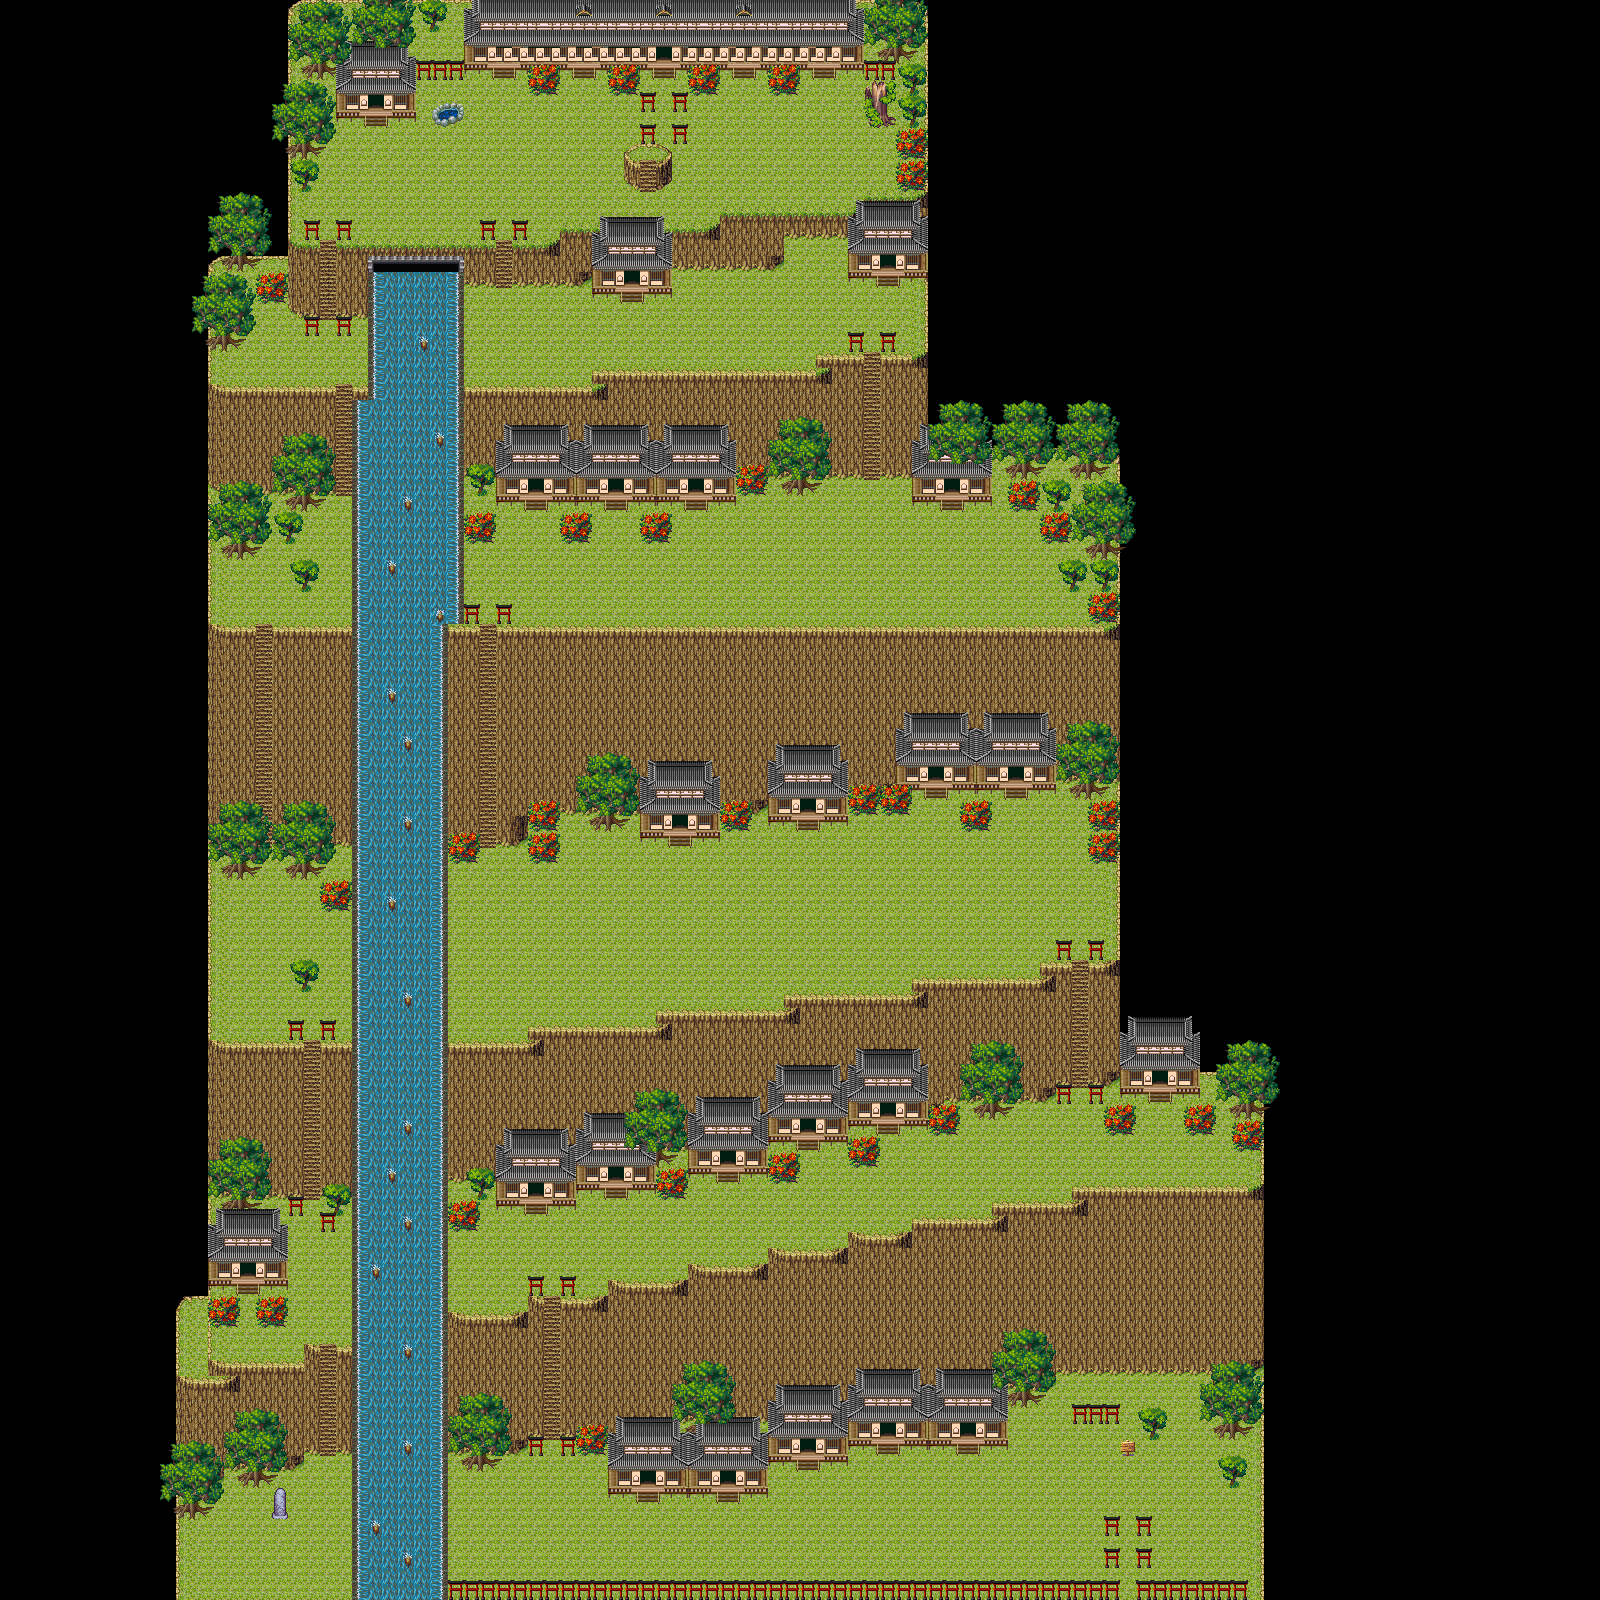

Tiled map render using the project's own tile images. Description and the map definition, with tile-layer contents summarised, below:
An orthogonal 100x100 tile map with 16x16 px tiles, 4 tile layers (firstdraw_tile, firstdraw_objectall, seconddraw_house, seconddraw_tree), 1 hidden layer not drawn, 4 tilesets and 51 objects (minka, minka2, minka3, minka4, minka5, ...).

<map version="1.0" orientation="orthogonal" width="100" height="100" tilewidth="16" tileheight="16">
 <tileset firstgid="1" name="tip" tilewidth="16" tileheight="16">
  <image source="tip.png" width="480" height="256" />
  <terraintypes>
   <terrain name="newTerrain" tile="-1" />
  </terraintypes>
  <tile id="102">
   <properties>
    <property name="collision" value="1" />
   </properties>
  </tile>
  <tile id="103">
   <properties>
    <property name="collision" value="1" />
   </properties>
  </tile>
  <tile id="104">
   <properties>
    <property name="collision" value="1" />
   </properties>
  </tile>
  <tile id="123">
   <properties>
    <property name="collision" value="1" />
    <property name="intervalTime" value="0.5" />
    <property name="nextTile" value="0 -1" />
   </properties>
  </tile>
  <tile id="129" terrain=",,,0" />
  <tile id="130" terrain=",,0,0" />
  <tile id="131" terrain=",,0," />
  <tile id="133">
   <properties>
    <property name="collision" value="1" />
   </properties>
  </tile>
  <tile id="153">
   <properties>
    <property name="collision" value="1" />
    <property name="intervalTime" value="0.5" />
    <property name="nextTile" value="0 -1" />
   </properties>
  </tile>
 </tileset>
 <tileset firstgid="481" name="tip3" tilewidth="16" tileheight="16">
  <image source="tip3.png" width="480" height="256" />
 </tileset>
 <tileset firstgid="961" name="tip5" tilewidth="16" tileheight="16">
  <image source="tip5.png" width="480" height="256" />
 </tileset>
 <tileset firstgid="1441" name="tip10" tilewidth="16" tileheight="16">
  <image source="tip10.png" width="480" height="256" />
  <terraintypes>
   <terrain name="test" tile="-1" />
  </terraintypes>
  <tile id="25" terrain="0,0,0," />
  <tile id="26" terrain="0,0,," />
  <tile id="27" terrain="0,0,," />
  <tile id="28" terrain="0,0,," />
  <tile id="29" terrain="0,0,,0" />
  <tile id="55" terrain="0,,," />
  <tile id="59" terrain=",0,," />
  <tile id="175" terrain=",,0,0">
   <properties>
    <property name="collision" value="1" />
   </properties>
  </tile>
  <tile id="176" terrain=",,0,">
   <properties>
    <property name="collision" value="1" />
   </properties>
  </tile>
  <tile id="178" terrain=",,,0" />
  <tile id="179" terrain=",,0,0" />
  <tile id="205" terrain="0,0,," />
  <tile id="206" terrain="0,0,," />
  <tile id="207" terrain="0,0,," />
  <tile id="208" terrain="0,0,," />
  <tile id="209" terrain="0,0,," />
 </tileset>
 <layer name="firstdraw_tile" width="100" height="100">
  <data>[10000 cells, 5619 non-empty, 25 distinct tile ids]</data>
 </layer>
 <layer name="firstdraw_objectall" width="100" height="100">
  <data>[10000 cells, 665 non-empty, 31 distinct tile ids]</data>
 </layer>
 <layer name="seconddraw_house" width="100" height="100">
  <data>[10000 cells, 543 non-empty, 27 distinct tile ids]</data>
 </layer>
 <layer name="seconddraw_tree" width="100" height="100">
  <data>[10000 cells, 529 non-empty, 25 distinct tile ids]</data>
 </layer>
 <layer name="collision" width="100" height="100" visible="0">
  <data>[10000 cells, 2832 non-empty, 2 distinct tile ids]</data>
 </layer>
 <objectgroup name="jump" width="100" height="100">
  <object name="minka1" type="minka" x="960" y="1424" width="16" height="16" />
  <object name="minka2" x="880" y="1424" width="16" height="16" />
  <object name="minka3" x="800" y="1440" width="16" height="16" />
  <object name="minka4" x="720" y="1472" width="16" height="16" />
  <object name="minka5" x="640" y="1472" width="16" height="16" />
  <object name="minka6" x="528" y="1184" width="16" height="16" />
  <object name="minka7" x="608" y="1168" width="16" height="16" />
  <object name="minka8" x="720" y="1152" width="16" height="16" />
  <object name="minka9" x="800" y="1120" width="16" height="16" />
  <object name="minka10" x="880" y="1104" width="16" height="16" />
  <object name="sakumahouse" x="1152" y="1072" width="16" height="16" />
  <object name="minka12" x="1008" y="768" width="16" height="16" />
  <object name="minka13" x="928" y="768" width="16" height="16" />
  <object name="minka14" x="800" y="800" width="16" height="16" />
  <object name="minka15" x="672" y="816" width="16" height="16" />
  <object name="minka16" x="528" y="480" width="16" height="16" />
  <object name="minka17" x="608" y="480" width="16" height="16" />
  <object name="minka18" x="688" y="480" width="16" height="16" />
  <object name="minka19" x="944" y="480" width="16" height="16" />
  <object name="minka20" x="880" y="256" width="16" height="16" />
  <object name="minka22" x="624" y="272" width="16" height="16" />
  <object name="honden" x="656" y="48" width="16" height="16" />
  <object name="minka23" x="368" y="96" width="16" height="16" />
  <object x="240" y="1264" width="16" height="16" />
  <object name="mapselect" x="1120" y="1584" width="16" height="16" />
  <object x="224" y="1472" width="16" height="16" />
 </objectgroup>
 <objectgroup name="siraberu" width="100" height="100" visible="0">
  <object name="kanban" x="1120" y="1440" width="16" height="16">
   <properties>
    <property name="string0" value="ようこそテトラペッドラへ。" />
    <property name="string1" value="ここは、伝統と和を重んじる国。" />
   </properties>
  </object>
 </objectgroup>
 <objectgroup name="murabito" width="100" height="100">
  <object name="kodomo" x="1168" y="1488" width="16" height="16" />
  <object x="816" y="1520" width="16" height="16" />
  <object x="1024" y="1424" width="16" height="16" />
  <object x="448" y="1520" width="16" height="16" />
  <object x="464" y="1472" width="16" height="16" />
  <object x="464" y="1248" width="16" height="16" />
  <object x="640" y="1264" width="16" height="16" />
  <object x="688" y="1184" width="16" height="16" />
  <object x="976" y="1184" width="16" height="16" />
  <object x="992" y="1184" width="16" height="16" />
  <object x="1248" y="1152" width="16" height="16" />
  <object x="1072" y="800" width="16" height="16" />
  <object x="816" y="976" width="16" height="16" />
  <object x="720" y="832" width="16" height="16" />
  <object x="624" y="832" width="16" height="16" />
  <object x="448" y="1024" width="16" height="16" />
  <object x="464" y="496" width="16" height="16" />
  <object x="944" y="544" width="16" height="16" />
  <object x="640" y="112" width="16" height="16" />
  <object x="672" y="112" width="16" height="16" />
  <object x="864" y="160" width="16" height="16" />
  <object x="224" y="1536" width="16" height="16" />
  <object x="400" y="224" width="16" height="16" />
  <object x="480" y="128" width="16" height="16" />
 </objectgroup>
</map>